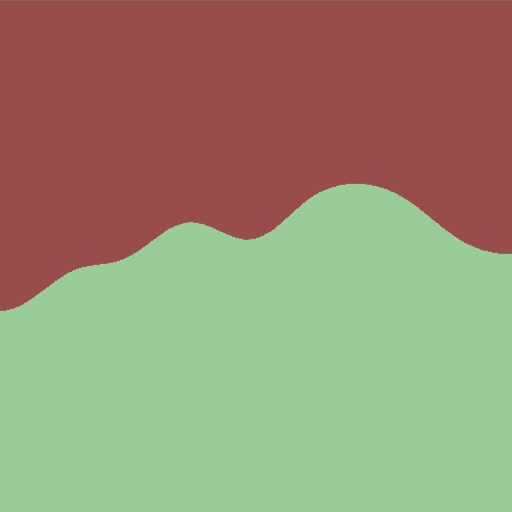
Frame 1 (no input)
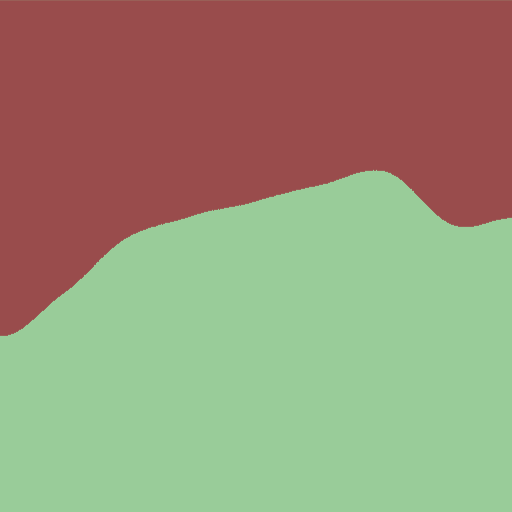
Frame 60 (the mouse pressed at the canvas centre just before this capture)
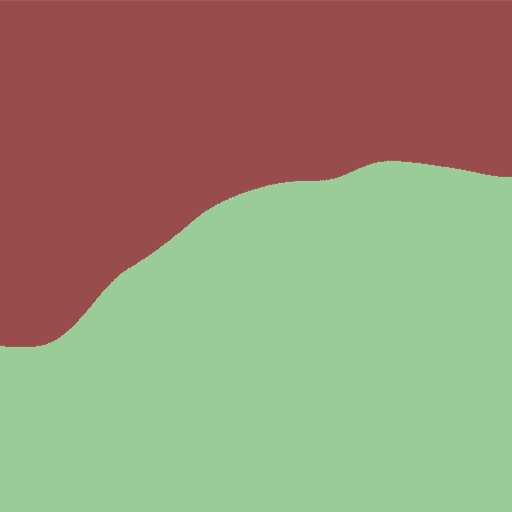
Frame 120 (the mouse held since frame 60 and released just before this capture)

The Processing sketch that drew these frames (run headless with seeded random() and noise(); from frame 60 on, the mouse is pressed at the canvas centre):

// Processing sketch: processing_133682
// ── processing_133682.pde

float framecount = 0;

void setup() {
  size(512,512);
  smooth();
}

void draw() {
  framecount++;
  background(153,204,153);
  stroke(153,76,76);
  for (int x=0; x<width; x++) {
    line(x,0,x,noise(float(x)/width,framecount/width)*height);
  }
}
